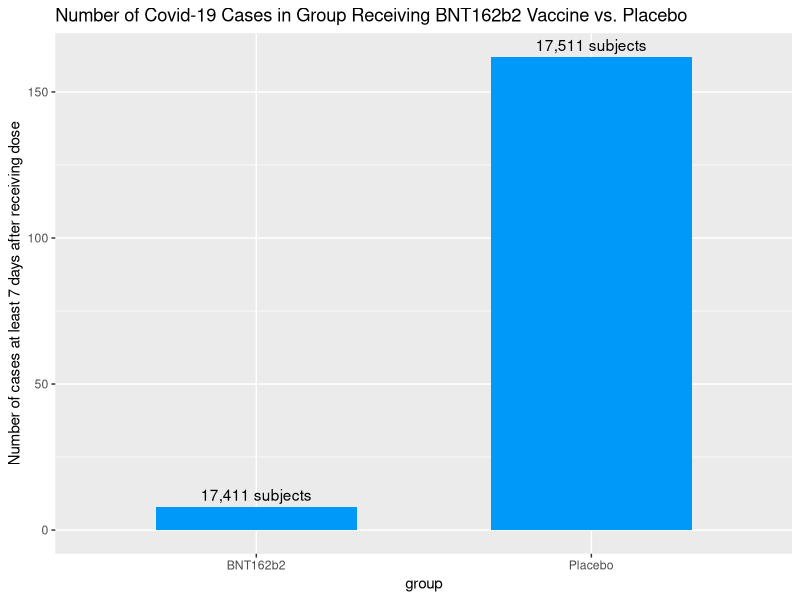
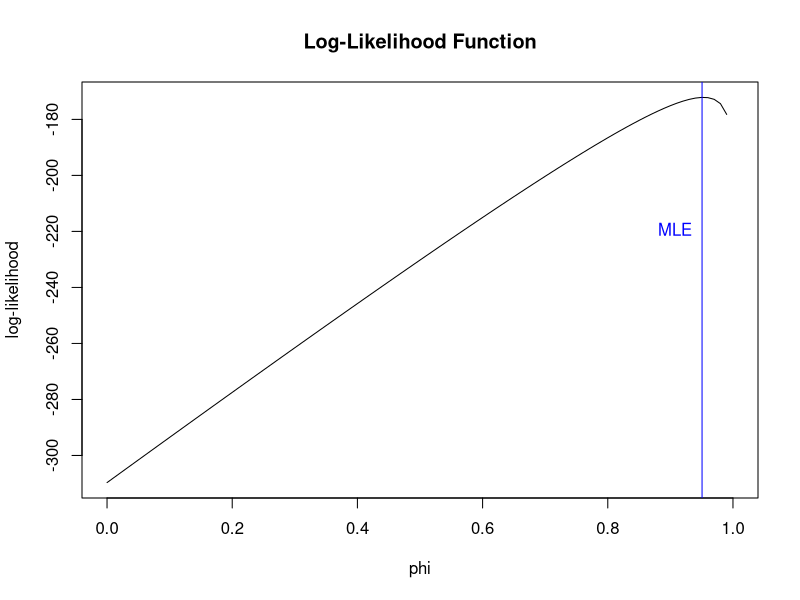
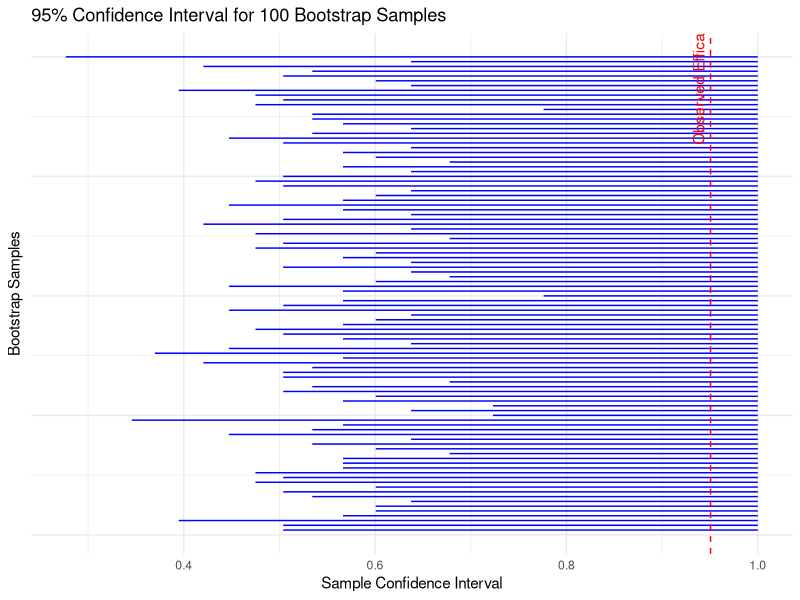
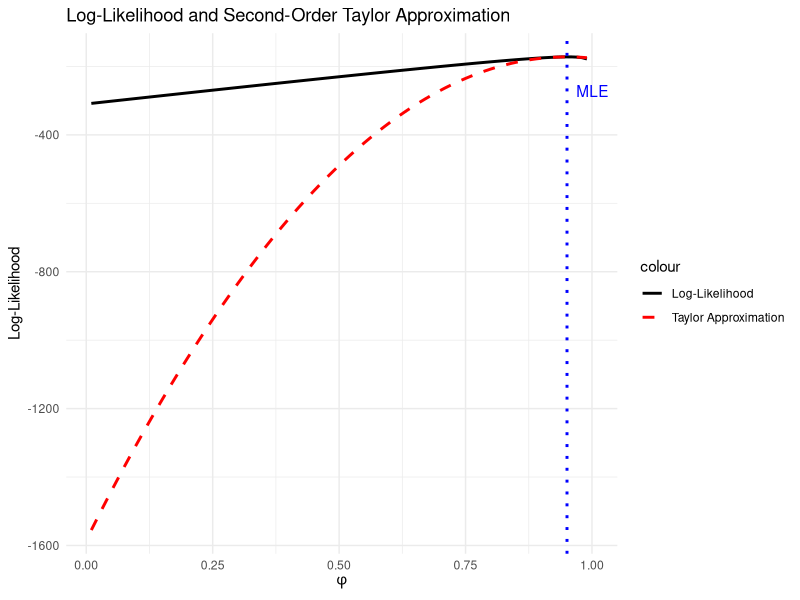
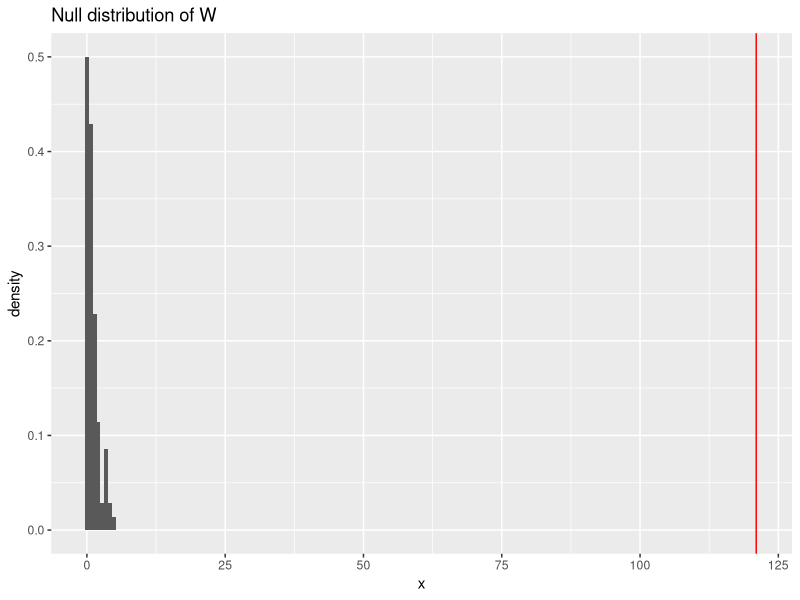
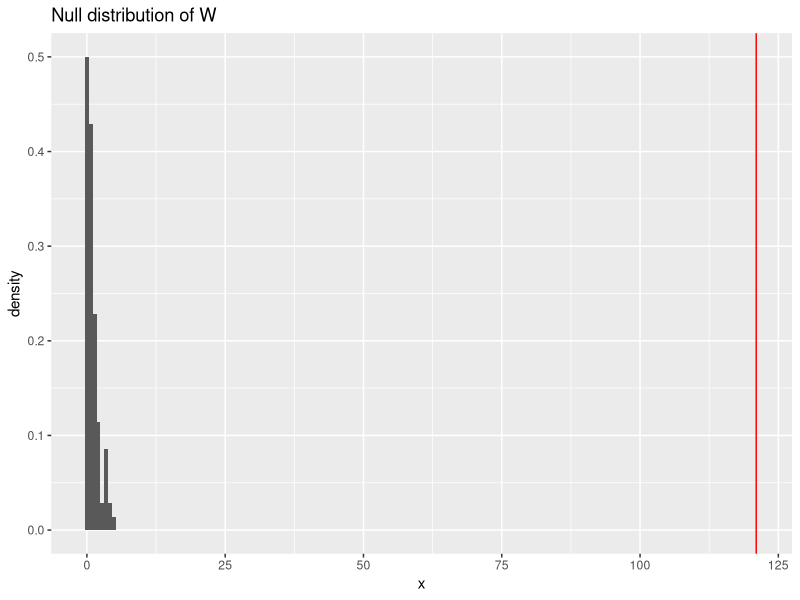
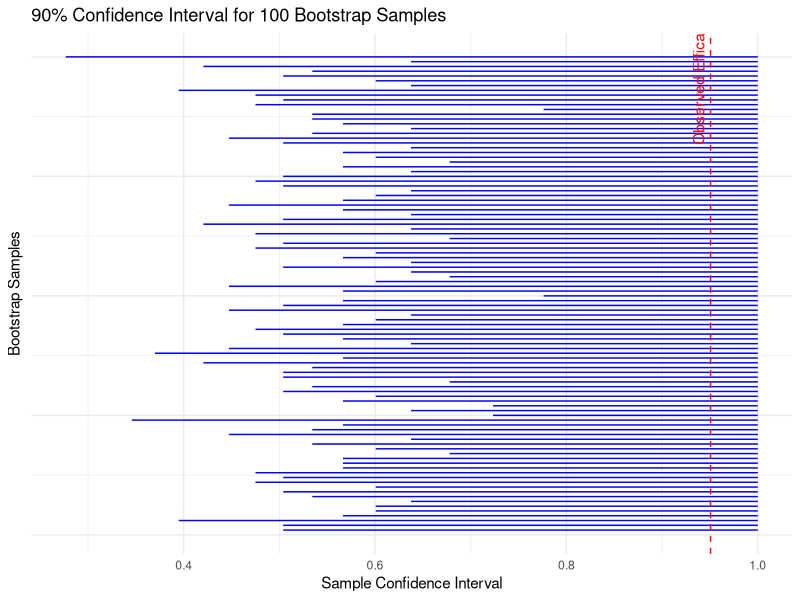

Write R code to recreate these figures, in order.
## ---- chunk 1
knitr::opts_chunk$set(echo = TRUE)
library(ggplot2)
library(tidyverse)
## ---- chunk 2
# Create a summary table
summary_table <- data.frame(
  Group = c("BioNTech-Pfizer", "Placebo"),
  `Number of Cases` = c(8, 162),
  `Total Subjects` = c(17411, 17511)
)

# Print table
knitr::kable(summary_table, caption = "COVID-19 Cases in BNT162b2 and Placebo Groups")
## ---- chunk 3
data = data.frame(
  group = c("BNT162b2", "Placebo"),
  num_cases = c(8, 162),
  count = c("17,411 subjects", "17,511 subjects")
)

ggplot(data, aes(x = group, y = num_cases)) + 
    geom_col(fill = "#0099f9", width = 0.6) +  labs(
      title = "Number of Covid-19 Cases in Group Receiving BNT162b2 Vaccine vs. Placebo", y= "Number of cases at least 7 days after receiving dose"
  ) + geom_text(aes(label = count), vjust=-0.5)
## ---- chunk 4
# Define the log-likelihood function
loglik.binom <- function(phi, x, n) {
  ifelse((phi < 0 | phi > 1), NA, log(choose(n, x)) + x * log(1 - phi) - n * (2 - phi))
}

# Example data
n <- 170
x <- 8

theta_0_mle_estimate <- (n-2*x)/(n-x)

phi_values <- seq(0, 1, by = 0.01)
log_likelihood_values <- sapply(phi_values, function(phi) loglik.binom(phi, x, n))

# plot of log likelihood function for phi
plot(phi_values, log_likelihood_values, type = "l",
     xlab = "phi", ylab = "log-likelihood", main = "Log-Likelihood Function")
abline(v = theta_0_mle_estimate, col = "blue")
text(x = theta_0_mle_estimate, y = max(-340:-220), labels = "MLE", pos = 2, col = "blue")

## ---- chunk 5
# Define parameters
B <- 100
n <- 170
prob1 <- 8 / 170
prob2 <- 162 / 170
z <- qnorm(0.975)

# Initialize vectors to store bootstrap values and confidence intervals
boot_values <- numeric(B)
se_boot <- numeric(B)
lower_mom_boot <- numeric(B)
upper_mom_boot <- numeric(B)

# Perform bootstrap sampling
set.seed(123)  # For reproducibility
for (i in 1:B) {
  sample_boot <- sample(c(1, 0), size = n, replace = TRUE, prob = c(prob1, prob2))
  x <- length(which(sample_boot == 1))
  boot_values[i] <- (n - 2*x) / (n - x)
  se_boot[i] <- sd(sample_boot)  # Standard error for each bootstrap sample
  lower_mom_boot[i] <- boot_values[i] - z * se_boot[i]
  upper_mom_boot[i] <- pmin(boot_values[i] + z * se_boot[i],1)
}

# Create a dataframe for plotting
sample_summary <- data.frame(
  sample = 1:B,
  lower = lower_mom_boot,
  upper = upper_mom_boot,
  estimate = boot_values
)

# Calculate overall standard error for the estimator
se <- sd(boot_values)

# Calculate overall confidence interval for the estimator
psi_mom <- 154 / 162
lower_mom <- psi_mom - z * se
upper_mom <- psi_mom + z * se

# Plot the confidence intervals for the bootstrap samples
ggplot(data = sample_summary) +
  geom_segment(mapping = aes(x = lower, xend = upper, y = sample, yend = sample), color = "blue") +
  labs(x = "Sample Confidence Interval", y = "Bootstrap Samples",
       title = "95% Confidence Interval for 100 Bootstrap Samples") +
  theme_minimal() +
  theme(axis.text.y = element_blank(), axis.ticks.y = element_blank()) +
  geom_vline(xintercept = psi_mom, color = "red", linetype = "dashed") +
  annotate("text", x = psi_mom, y = B * 0.95, label = "Observed Efficacy", color = "red", angle = 90, vjust = -0.5)
## ---- chunk 6
# Define the second-order Taylor approximation function
taylor_approx <- function(phi, x, n, phi_hat) {
  loglik_prime <- n / (2 - phi_hat) - x / (1 - phi_hat)
  loglik_double_prime <- n / (2 - phi_hat)^2 - x / (1 - phi_hat)^2 
  return(loglik.binom(phi_hat, x, n) + loglik_prime * (phi - phi_hat) 
         + 0.5 * loglik_double_prime * (phi - phi_hat)^2)
}

phi_values <- seq(0.01, 0.99, by = 0.01)
# Compute the log-likelihood values and the second-order Taylor approximation
loglik_values <- loglik.binom(phi_values, 8, 170)
taylor_values <- taylor_approx(phi_values, 8, 170, theta_0_mle_estimate)

# Create a dataframe for plotting
df <- data.frame(phi = phi_values, loglik = loglik_values, taylor = taylor_values)

# Plot
ggplot(df, aes(phi)) +
  geom_line(aes(y = loglik, color = "Log-Likelihood"), size = 1) +
  geom_line(aes(y = taylor, color = "Taylor Approximation"), 
            linetype = "dashed", size = 1) +
  geom_vline(xintercept = theta_0_mle_estimate, color = "blue", 
             linetype = "dotted", size = 1) +
  labs(title = "Log-Likelihood and Second-Order Taylor Approximation",
       x = expression(phi),
       y = "Log-Likelihood") +
  scale_color_manual(values = c("black", "red"),
                     labels = c("Log-Likelihood", "Taylor Approximation")) +
  theme_minimal() +
  annotate("text", x = theta_0_mle_estimate + 0.05, 
           y = max(df$loglik, na.rm = TRUE) - 100, 
           label = "MLE", color = "blue")
## ---- chunk 7
obs_w = 121

set.seed(123)
B <- 100


psi_null = 0.3
n = 170
x = 8
### probability of COVID with vaccine
cases_vaccine = (1-psi_null)/(2-psi_null)
### probability of COVID with no vaccine 
cases_placebo = 1-cases_vaccine

null_wstar = numeric(B)

for(i in 1:B) {
  sample_boot <- sample(c(1, 0), size = n, replace = TRUE, prob = c(cases_vaccine, cases_placebo))
  xstar <- sum(sample_boot == 1)
  mle <- (n - 2 * xstar) / (n - xstar)
  loglik_mle <- log(choose(n, xstar)) + xstar*log(1 - mle) - n*log(2 - mle)
  loglik_null <- log(choose(n, xstar)) + xstar*log(1 - psi_null) - n*log(2 - psi_null)
  null_wstar[i] <- 2 * (loglik_mle - loglik_null)
}

# Visualize the null distribution of wstar
ggplot(data = data.frame(x = null_wstar),
       mapping = aes(x = x)) +
  geom_histogram(mapping = aes(y = after_stat(density)),
                 binwidth = 0.7) +
  geom_vline(xintercept = obs_w, color = "red") +
  labs(title = "Null distribution of W")
## ---- chunk 8
n = 170
x = 8
null = 0.3

# Calculate the mle value of psi
mle <- (170 - 2*8)/(170-8)

# Calculate the standard error of psi
se <- (1-mle)*(2-mle)/sqrt(8*(2-mle)^2 - 170*(1-mle)^2)

# Calculate confidence interval
z <- qnorm(0.975)
lower_mle <- mle - z*se
upper_mle <- mle + z*se

# The log likelihood function
L_mle <- choose(n ,x)*(1-mle)^x * (1/(2-mle))^n
L_null <- choose(n ,x)*(1-null)^x * (1/(2-null))^n

# Calculate the test statistic W
w <- 2*log(L_mle/L_null)

# Calculate the p-value
pvalue = pchisq(w, df=1, lower.tail = F)
## ---- chunk 9
set.seed(123)
obs_w = 121
B <- 100

psi_null = 0.3
n = 170
x = 8
### probability of COVID with vaccine
cases_vaccine = (1-psi_null)/(2-psi_null)
### probability of COVID with no vaccine 
cases_placebo = 1-cases_vaccine

null_wstar = numeric(B)

for(i in 1:B) {
  sample_boot <- sample(c(1, 0), size = n, 
                        replace = TRUE, prob = c(cases_vaccine, cases_placebo))
  xstar <- sum(sample_boot == 1)
  mle <- (n - 2 * xstar) / (n - xstar)
  loglik_mle <- log(choose(n, xstar)) + xstar*log(1 - mle) - n*log(2 - mle)
  loglik_null <- log(choose(n, xstar)) + xstar*log(1 - psi_null) - n*log(2 - psi_null)
  null_wstar[i] <- 2 * (loglik_mle - loglik_null)
}

# Visualize the null distribution of wstar
ggplot(data = data.frame(x = null_wstar),
       mapping = aes(x = x)) +
  geom_histogram(mapping = aes(y = after_stat(density)),
                 binwidth = 0.7) +
  geom_vline(xintercept = obs_w, color = "red") +
  labs(title = "Null distribution of W")

# Calculate empirical P-value by simulation
pvalue <- mean(null_wstar >= obs_w)
## ---- chunk 10
# Define parameters
B <- 100
n <- 170
prob1 <- 8 / 170
prob2 <- 162 / 170
z <- qnorm(0.975)

# Initialize vectors to store bootstrap values and confidence intervals
boot_values <- numeric(B)
se_boot <- numeric(B)
lower_mom_boot <- numeric(B)
upper_mom_boot <- numeric(B)

# Perform bootstrap sampling
set.seed(123)  # For reproducibility
for (i in 1:B) {
  sample_boot <- sample(c(1, 0), size = n, 
                        replace = TRUE, prob = c(prob1, prob2))
  x <- length(which(sample_boot == 1))
  boot_values[i] <- (n - 2*x) / (n - x)
  se_boot[i] <- sd(sample_boot)  # Standard error for each bootstrap sample
  lower_mom_boot[i] <- boot_values[i] - z * se_boot[i]
  upper_mom_boot[i] <- pmin(boot_values[i] + z * se_boot[i],1)
}

# Calculate overall standard error for the estimator
se <- sd(boot_values)

# Calculate overall confidence interval for the estimator
psi_mom <- 154 / 162
lower_mom <- psi_mom - z * se
upper_mom <- psi_mom + z * se

# Print results
cat("95% Confidence Interval for psi_mom:", lower_mom, "to", upper_mom, "\n")
## ---- chunk 11
# Create a dataframe for plotting
sample_summary <- data.frame(
  sample = 1:B,
  lower = lower_mom_boot,
  upper = upper_mom_boot,
  estimate = boot_values
)

# Plot the confidence intervals for the bootstrap samples
ggplot(data = sample_summary) +
  geom_segment(mapping = aes(x = lower, xend = upper, y = sample, yend = sample), color = "blue") +
  labs(x = "Sample Confidence Interval", y = "Bootstrap Samples",
       title = "90% Confidence Interval for 100 Bootstrap Samples") +
  theme_minimal() +
  theme(axis.text.y = element_blank(), axis.ticks.y = element_blank()) +
  geom_vline(xintercept = psi_mom, color = "red", linetype = "dashed") +
  annotate("text", x = psi_mom, y = B * 0.95, label = "Observed Efficacy", color = "red", angle = 90, vjust = -0.5)
## ---- chunk 12
# Calculate empirical p-value
set.seed(123)
B <- 100
psi_null = 0.3
n = 170
x = 8
### probability of COVID with vaccine
cases_vaccine = (1-psi_null)/(2-psi_null)
### probability of COVID with no vaccine 
cases_placebo = 1-cases_vaccine

for(i in 1:B) {
  sample_boot = sample(c(1, 0), size = n, replace = TRUE, prob = c(cases_vaccine, cases_placebo)) 
  x = length(which(sample_boot == 1))
  boot_values[i] = (n - 2 * x) / (n - x)
}
empirical_p_value <- mean(boot_values >= psi_mom)
cat("Empirical p-value:", empirical_p_value, "\n")
